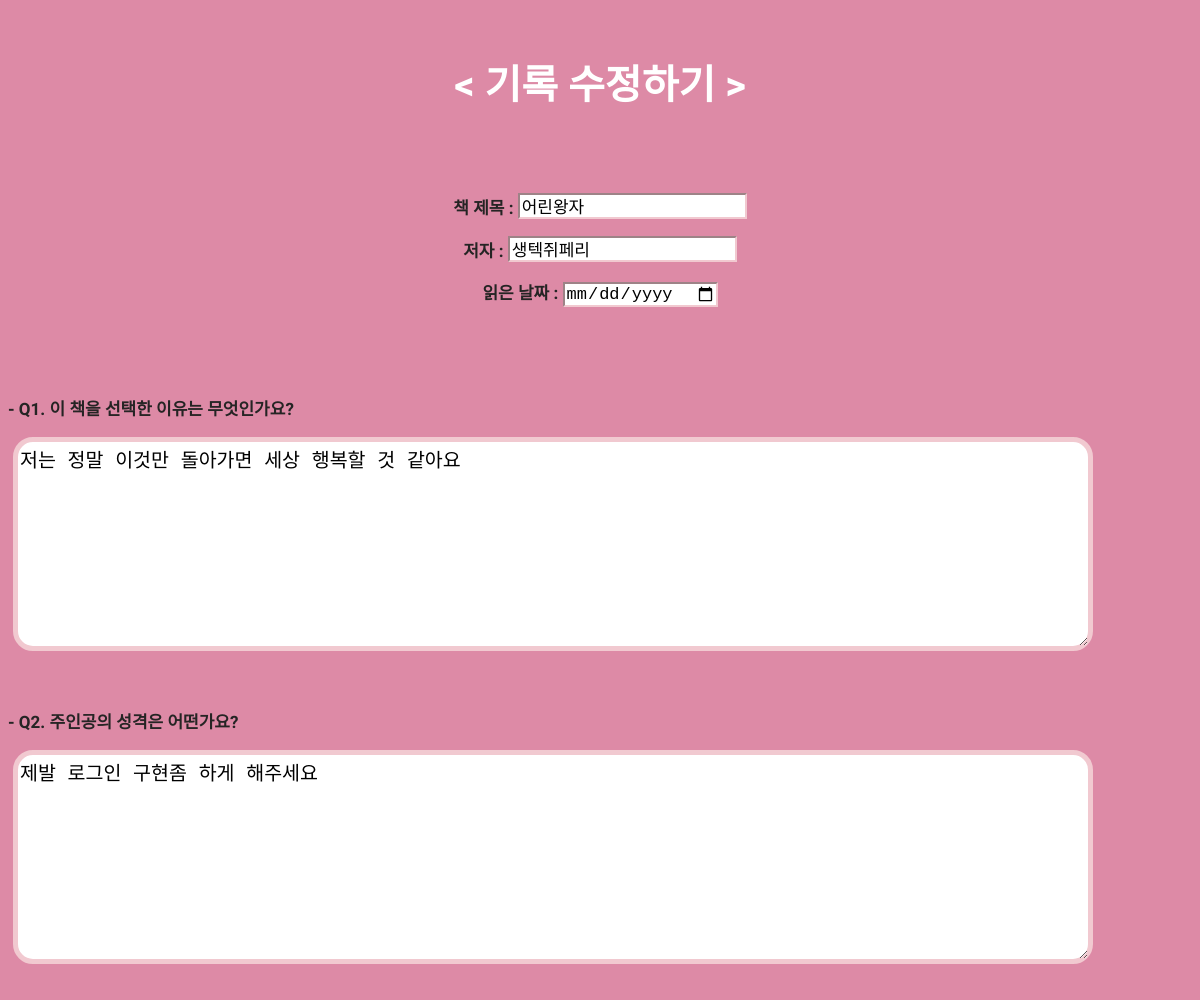
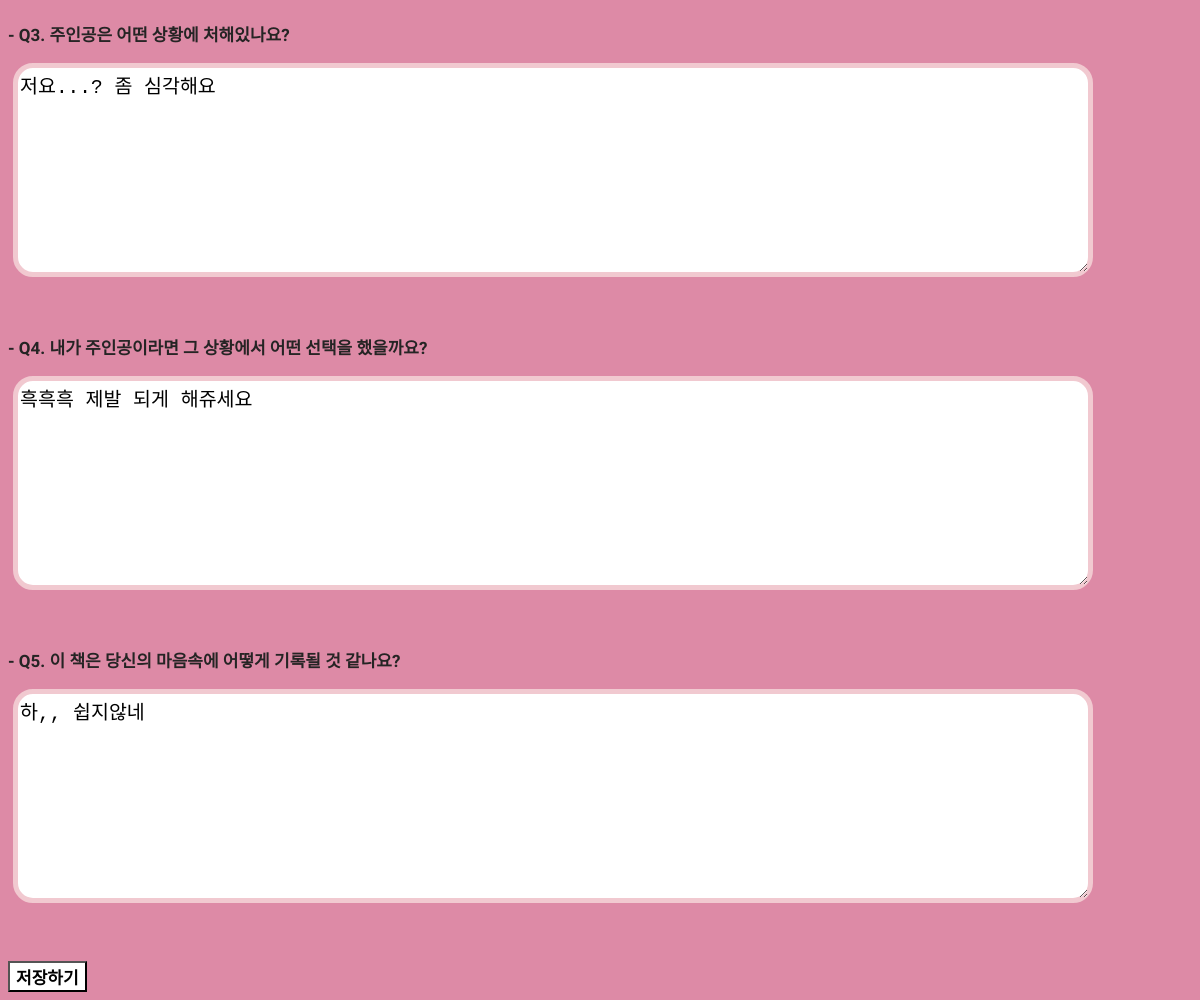
Screenshot of /editBook/1 with the database file from the repository (2 pictures, top to bottom).
### main/models.py (models this page shows, shortened)
class Book(models.Model):# 소설,시,비문학,에세이에 공통적으로 사용되는 모델입니다.
    title = models.CharField(max_length=100)
    writer = models.CharField(max_length=50)
    read_date = models.DateField()
    question1 = models.TextField()
    question2 = models.TextField()
    question3 = models.TextField()
    question4 = models.TextField()
    question5 = models.TextField()
    genre = models.CharField(max_length=10)
    author=models.ForeignKey(User, related_name='books',on_delete=models.CASCADE)

### main/views.py (the view)
# urls.py: path("editBook/<str:id>", editBook, name = "editBook"),
def editBook(request, id):
    edit_book = Book.objects.get(id=id)
    return render(request,'editBook.html',{'book':edit_book})

### main/templates/editBook.html (shortened to what this page needs)
<!DOCTYPE html>
<html lang="en">
    <head>
    </head>
    <body>
        {% if book.genre == 'fiction' %}
            <form action="{% url 'updateBook' book.id %}" method="post">
                <br>
                <h1><  기록 수정하기 ></h1>
                <br>
                    <p><br>책 제목 : <input class="title" type = 'text' name='title' value="{{book.title}}"></p>
                    <p>저자 : <input class="writer" type="text" name='writer' value="{{book.writer}}"></p>
                    <p>읽은 날짜 : <input class="date" type="date" name='read_date' value="{{book.read_date}}"></p>
                    <br><br><br>
                <div class="ques">
                    <p class="q1">-  Q1. 이 책을 선택한 이유는 무엇인가요?</p>
                    <textarea name="question1" id="q1" cols="50" rows="10" >{{book.question1}}</textarea>
                    <br><br><br>
                    <p class="q2">-  Q2. 주인공의 성격은 어떤가요?<div class=""></div></p>
                    <textarea name="question2" id="q2" cols="50" rows="10">{{book.question2}}</textarea>
                    <br><br><br>
                    <p class="q3">-  Q3. 주인공은 어떤 상황에 처해있나요?</p>
                    <textarea name="question3" id="q3" cols="50" rows="10">{{book.question3}}</textarea>
                    <br><br><br>
                    <p class="q4">-  Q4. 내가 주인공이라면 그 상황에서 어떤 선택을 했을까요?</p>
                    <textarea name="question4" id="q4" cols="50" rows="10">{{book.question4}}</textarea>
                    <br><br><br>
                    <p class="q5">-  Q5. 이 책은 당신의 마음속에 어떻게 기록될 것 같나요?</p>
                    <textarea name="question5" id="q5" cols="50" rows="10">{{book.question5}}</textarea>
                    <br><br><br>
                    <br>
                </div>
                <button class="btn" type="submit" id="submit">저장하기 </button>
            </form>
        {% endif %}
    </body>
</html>

### main/templates/editBook.html (style rules this page uses)
body { background-color: rgb(221, 138, 166); }
h1 { font-weight: bold; text-align:center; color:white; font-size: 40px; font-family: 'Gowun Dodum', sans-serif; }
p { color:rgb(37, 36, 36); font-size:15px; text-align:center; font-size: 17px; font-weight:bold; font-family: 'Gowun Batang', serif; }
#submit { background-color:white; text-align: center; color:black; font-size:17px; font-weight:bold; font-family: 'Gowun Dodum', sans-serif; }
textarea { color: white; width:90%; height:200px; border-radius: 20px; position: static; margin-left:5px; border-color:rgb(241, 201, 208); border-width: 5px }
.q1 { text-align: left; }
.q2 { text-align: left; }
.q3 { text-align: left; }
.q4 { text-align: left; }
.q5 { text-align: left; }
.title { border-color:rgb(241, 201, 208); border-width: 2px; font-size: 100%; }
.writer { border-color:rgb(241, 201, 208); border-width: 2px;font-size: 100%; }
.date { border-color:rgb(241, 201, 208); border-width: 2px;font-size: 100%; }
#q1,#q2,#q3,#q4,#q5 { color: black; font-size: 150%; }

### rows the page displays
Book: title "어린왕자", writer "생텍쥐페리", question1 "저는 정말 이것만 돌아가면 세상 행복할 것 같아요", question2 "제발 로그인 구현좀 하게 해주세요", question3 "저요...? 좀 심각해요", question4 "흑흑흑 제발 되게 해쥬세요", question5 "하,, 쉽지않네"
